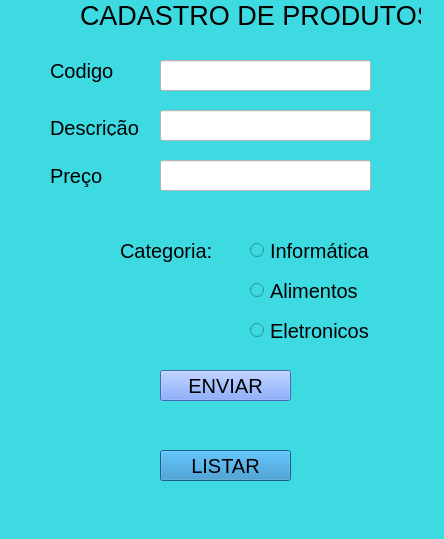
<?xml version="1.0" encoding="UTF-8"?>
<ui version="4.0">
 <class>MainWindow</class>
 <widget class="QMainWindow" name="MainWindow">
  <property name="geometry">
   <rect>
    <x>0</x>
    <y>0</y>
    <width>444</width>
    <height>539</height>
   </rect>
  </property>
  <property name="windowTitle">
   <string>MainWindow</string>
  </property>
  <property name="styleSheet">
   <string notr="true">background-color: rgb(61, 218, 226);</string>
  </property>
  <widget class="QWidget" name="centralwidget">
   <widget class="QLabel" name="label">
    <property name="geometry">
     <rect>
      <x>80</x>
      <y>0</y>
      <width>341</width>
      <height>31</height>
     </rect>
    </property>
    <property name="font">
     <font>
      <pointsize>20</pointsize>
     </font>
    </property>
    <property name="text">
     <string>CADASTRO DE PRODUTOS</string>
    </property>
   </widget>
   <widget class="QLabel" name="label_2">
    <property name="geometry">
     <rect>
      <x>50</x>
      <y>50</y>
      <width>91</width>
      <height>41</height>
     </rect>
    </property>
    <property name="font">
     <font>
      <pointsize>15</pointsize>
     </font>
    </property>
    <property name="text">
     <string>Codigo</string>
    </property>
   </widget>
   <widget class="QLabel" name="label_3">
    <property name="geometry">
     <rect>
      <x>50</x>
      <y>120</y>
      <width>111</width>
      <height>16</height>
     </rect>
    </property>
    <property name="font">
     <font>
      <pointsize>15</pointsize>
     </font>
    </property>
    <property name="text">
     <string>Descrição</string>
    </property>
   </widget>
   <widget class="QLabel" name="label_4">
    <property name="geometry">
     <rect>
      <x>50</x>
      <y>150</y>
      <width>111</width>
      <height>51</height>
     </rect>
    </property>
    <property name="font">
     <font>
      <pointsize>15</pointsize>
     </font>
    </property>
    <property name="text">
     <string>Preço</string>
    </property>
   </widget>
   <widget class="QLineEdit" name="lineEdit">
    <property name="geometry">
     <rect>
      <x>160</x>
      <y>60</y>
      <width>211</width>
      <height>31</height>
     </rect>
    </property>
    <property name="styleSheet">
     <string notr="true">background-color: rgb(255, 255, 255);</string>
    </property>
   </widget>
   <widget class="QLineEdit" name="lineEdit_2">
    <property name="geometry">
     <rect>
      <x>160</x>
      <y>110</y>
      <width>211</width>
      <height>31</height>
     </rect>
    </property>
    <property name="styleSheet">
     <string notr="true">background-color: rgb(255, 255, 255);</string>
    </property>
   </widget>
   <widget class="QLineEdit" name="lineEdit_3">
    <property name="geometry">
     <rect>
      <x>160</x>
      <y>160</y>
      <width>211</width>
      <height>31</height>
     </rect>
    </property>
    <property name="styleSheet">
     <string notr="true">background-color: rgb(255, 255, 255);</string>
    </property>
   </widget>
   <widget class="QRadioButton" name="radioButton">
    <property name="geometry">
     <rect>
      <x>250</x>
      <y>240</y>
      <width>161</width>
      <height>21</height>
     </rect>
    </property>
    <property name="font">
     <font>
      <pointsize>15</pointsize>
     </font>
    </property>
    <property name="text">
     <string>Informática</string>
    </property>
   </widget>
   <widget class="QLabel" name="label_5">
    <property name="geometry">
     <rect>
      <x>120</x>
      <y>230</y>
      <width>111</width>
      <height>41</height>
     </rect>
    </property>
    <property name="font">
     <font>
      <pointsize>15</pointsize>
     </font>
    </property>
    <property name="text">
     <string>Categoria:</string>
    </property>
   </widget>
   <widget class="QRadioButton" name="radioButton_2">
    <property name="geometry">
     <rect>
      <x>250</x>
      <y>280</y>
      <width>161</width>
      <height>21</height>
     </rect>
    </property>
    <property name="font">
     <font>
      <pointsize>15</pointsize>
     </font>
    </property>
    <property name="text">
     <string>Alimentos</string>
    </property>
   </widget>
   <widget class="QRadioButton" name="radioButton_3">
    <property name="geometry">
     <rect>
      <x>250</x>
      <y>320</y>
      <width>161</width>
      <height>21</height>
     </rect>
    </property>
    <property name="font">
     <font>
      <pointsize>15</pointsize>
     </font>
    </property>
    <property name="text">
     <string>Eletronicos</string>
    </property>
   </widget>
   <widget class="QPushButton" name="pushButton">
    <property name="geometry">
     <rect>
      <x>160</x>
      <y>370</y>
      <width>131</width>
      <height>31</height>
     </rect>
    </property>
    <property name="font">
     <font>
      <pointsize>15</pointsize>
     </font>
    </property>
    <property name="styleSheet">
     <string notr="true">background-color: rgb(97, 144, 255);</string>
    </property>
    <property name="text">
     <string>ENVIAR</string>
    </property>
   </widget>
   <widget class="QPushButton" name="pushButton_2">
    <property name="geometry">
     <rect>
      <x>160</x>
      <y>450</y>
      <width>131</width>
      <height>31</height>
     </rect>
    </property>
    <property name="font">
     <font>
      <pointsize>15</pointsize>
     </font>
    </property>
    <property name="styleSheet">
     <string notr="true">background-color: rgb(35, 133, 193);</string>
    </property>
    <property name="text">
     <string>LISTAR</string>
    </property>
   </widget>
  </widget>
  <widget class="QMenuBar" name="menubar">
   <property name="geometry">
    <rect>
     <x>0</x>
     <y>0</y>
     <width>444</width>
     <height>21</height>
    </rect>
   </property>
  </widget>
  <widget class="QStatusBar" name="statusbar"/>
 </widget>
 <resources/>
 <connections/>
</ui>
